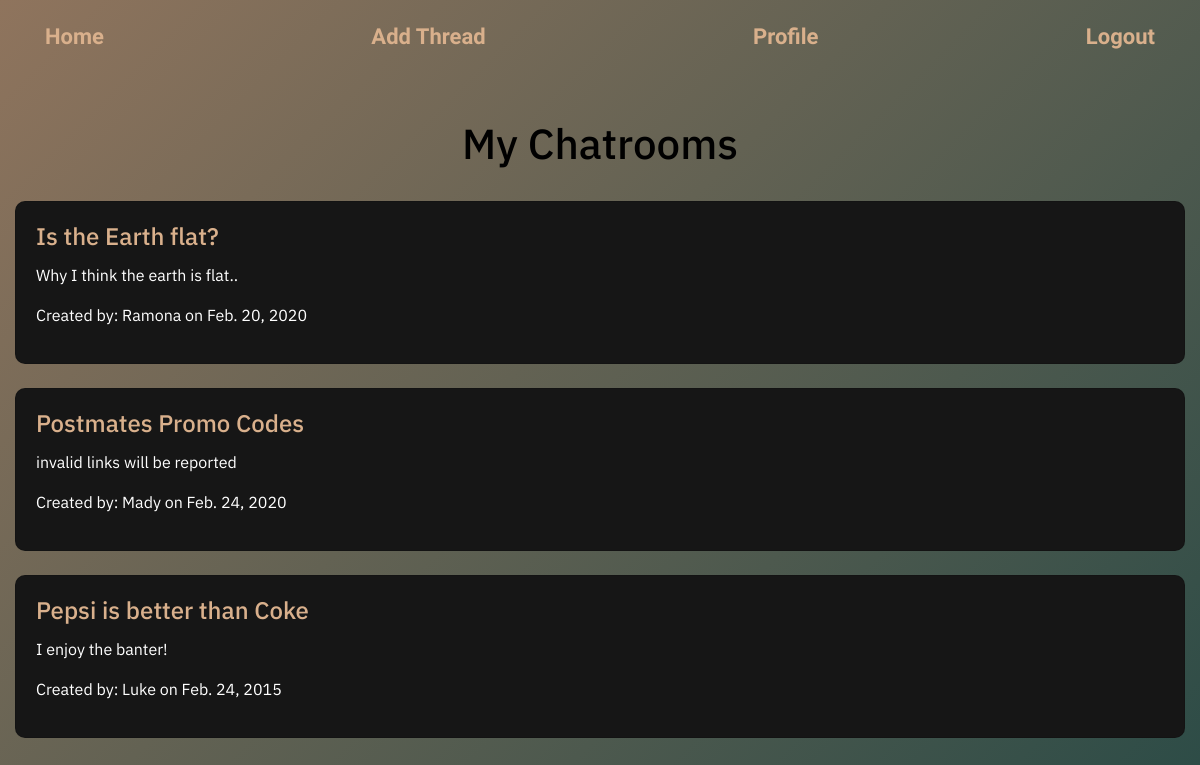
The app's page /my_chat (signed in), older data.
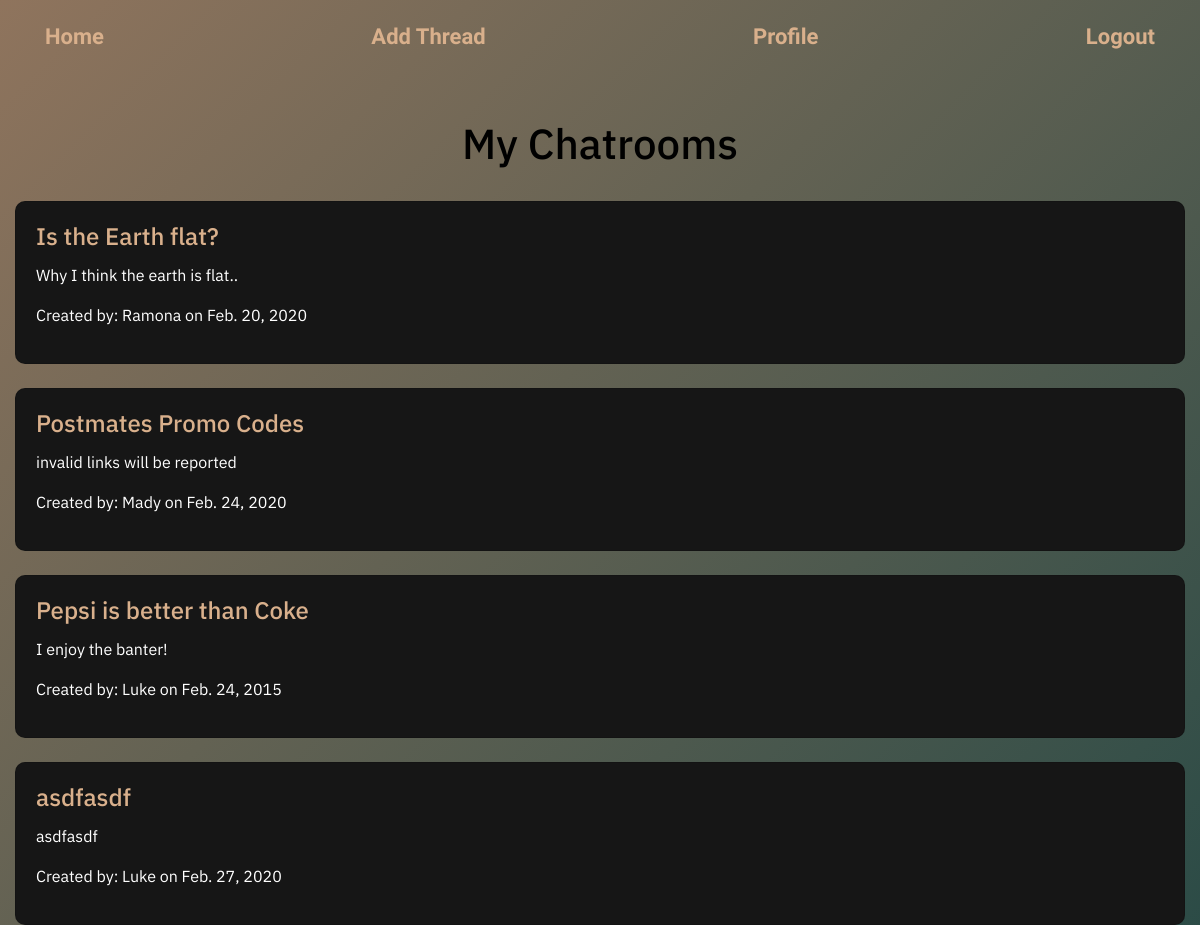
The same page, newer data.
### chat/models.py (models this page shows, shortened)
class Chatroom(models.Model):
    name = models.CharField(max_length = 255)
    description = models.CharField(max_length = 100)
    posted = models.DateField(default=datetime.date.today)
    owner = models.ForeignKey(User, on_delete = models.CASCADE, related_name='chat')
    users = models.ManyToManyField(User, related_name = 'chatrooms')

### chat/views.py (the view)
# urls.py: path('my_chat', views.ChatroomListView.as_view(), name = 'my_chat'),
class ChatroomListView(generic.ListView):
    template_name = 'chat/my_chat.html'
    model = Chatroom
    def get_queryset(self):
        return Chatroom.objects.filter(users=self.request.user)

### chat/templates/chat/my_chat.html (shortened to what this page needs)
{% extends 'base.html' %}
{% block content %}
<div class='row justify-content-center'>
<h2>My Chatrooms</h2>
</div>
{% for chatroom in object_list %}
<div class="row no-gutters mt-4 mb-4">
    <div class="col-md-12">
        <div class="card">
            <div class="card-body">
                {% if user in chatroom.users.all %}
                    <h5 class="card-title"><a href="{% url 'chat:detail' chatroom.id %}">{{chatroom.name}}</a></h5>
                    <p>{{ chatroom.description }}</p>
                    <p>Created by: {{ chatroom.owner }} on {{ chatroom.posted }}</p>
                {% else %}
                    <h5 class="card-title">{{chatroom.name}}</h5>
                    <p>{{ chatroom.description }}</p>
                    <p>Created by: {{ chatroom.owner }} on {{ chatroom.posted }}</p>
                {% endif %}
            </div>
        </div>
    </div>
</div>
{% endfor %}
{% endblock content %}

Row changes from the older to the newer data that the page shows:
added Chatroom: name "asdfasdf", description "asdfasdf", owner "Luke", posted "Feb. 27, 2020"
